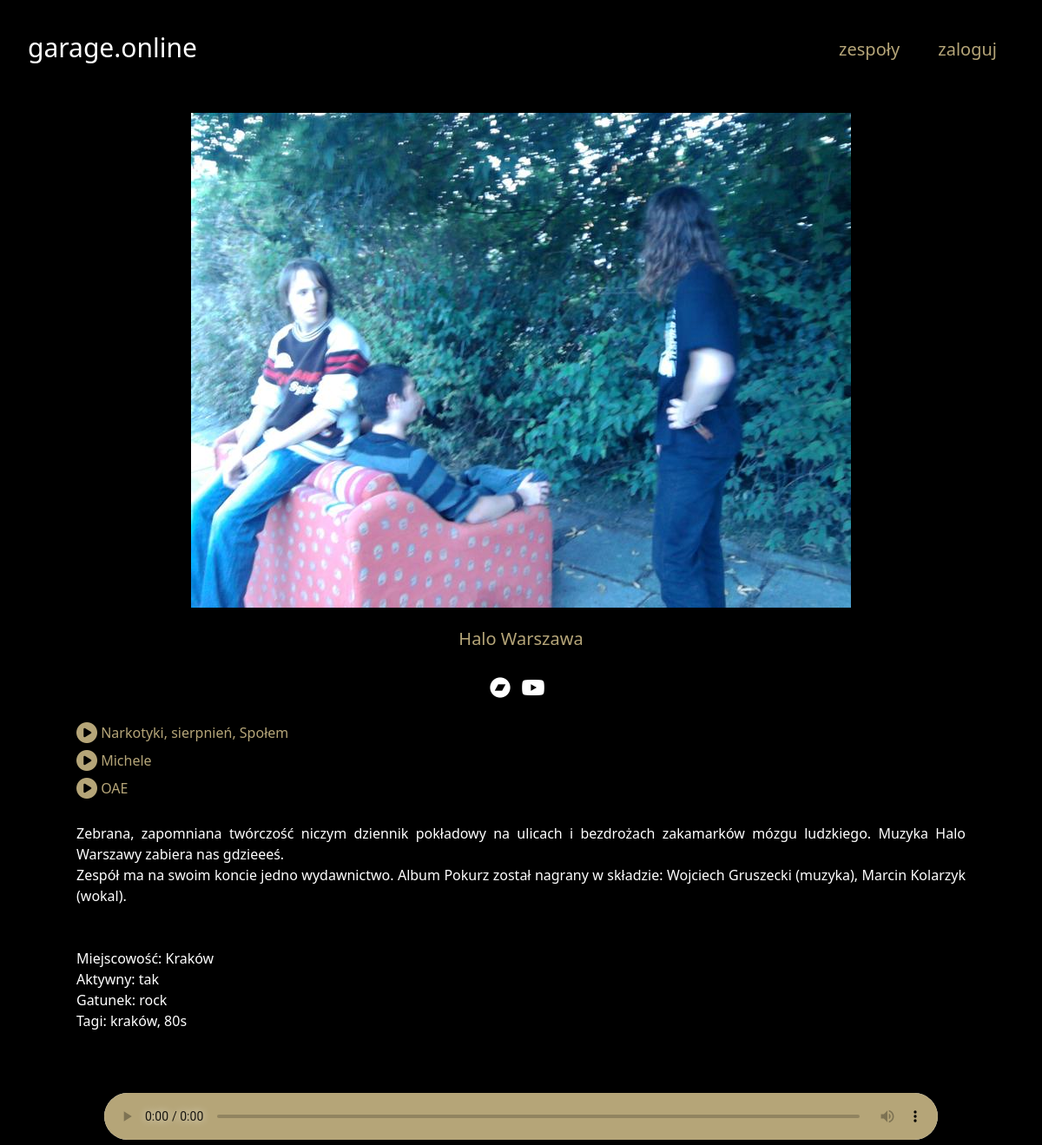
Screenshot of /band/8/Halo Warszawa with the database file from the repository.
### garage_online/models.py (models this page shows, shortened)
class Band(models.Model):
    name = models.CharField(max_length=100, null=False, blank=False)
    contact_email = models.EmailField(null=True, blank=True)
    show_contact_email = models.BooleanField(default=True)
    short_desc = models.TextField(max_length=150, null=False, blank=False)
    long_desc = models.TextField(null=False, blank=False)
    genre = models.PositiveSmallIntegerField(choices=choices.get_genres(), default=0)
    image = models.ImageField(upload_to='bands_photos', null=False, blank=False)
    country = models.CharField(max_length=2, choices=choices.get_countries(), default='PL')
    city = models.CharField(max_length=50, null=False, blank=False)
    is_active = models.BooleanField(default=True)
    tags = models.CharField(max_length=100, null=True, blank=True)
    add_2db_date = models.DateField(auto_now_add=True)
    user = models.ManyToManyField(User, related_name='bands')
    social_links = models.OneToOneField(SocialLink, on_delete=models.CASCADE, null=True, blank=True, default=None)

class Song(models.Model):
    title = models.CharField(max_length=100, null=False, blank=False)
    file = models.FileField(upload_to='songs', null=False, blank=False)
    has_lyrics = models.BooleanField(default=True)
    language = models.CharField(max_length=2, choices=choices.get_languages(), default='pl', null=True, blank=True)
    lyrics = models.TextField(null=True, blank=True)
    main_song = models.BooleanField(default=True)
    band = models.ForeignKey(Band, on_delete=models.CASCADE)

### garage_online/views.py (the view)
# urls.py: path('band/<int:id>/<str:name>', views.band_details, name='band_details'),
def band_details(request, id, name):
    band = get_object_or_404(Band, pk=id)
    songs = Song.objects.filter(band=band)
    links = SocialLink.objects.filter(band=band)
    return render(request, 'garage_online/band_details.html', {'band': band, 'songs': songs, 'links': links})

### garage_online/choices.py (called while the page is built)
def get_default_colors():
    primary_color = '#b5a578'
    text_color = '#ffffff'
    background_color = '#000000'
    background_medium_color = '#202020'
    background_light_color = '#505050'
    return [{
        'primary_color': primary_color,
        'text_color': text_color,
        'background_color': background_color,
        'background_medium_color': background_medium_color,
        'background_light_color': background_light_color
    }]

### garage_online/templatetags/poll_extras.py (called while the page is built)
@register.inclusion_tag('global_colors.html', takes_context=True)
def get_global_colors(context):
    if context.request.user.is_authenticated:
        global_colors = GlobalColorSet.objects.filter(user=context.request.user)
        if global_colors:
            pass
        else:
            global_colors = get_default_colors()
    else:
        global_colors = get_default_colors()
    return {'global_colors': global_colors}

### garage_online/templates/garage_online/band_details.html (shortened to what this page needs)
{% extends 'base.html' %}
{% block body %}
<div align="center">
    <div style="width: 64rem" align="left">
        <div class="card-body">
            <img src="/media/{{band.image}}" style="float: center;" class="band-photo" data-bs-toggle="modal" data-bs-target="#image{{band.id}}">
            <br>
            <h5 style="text-align: center; color: var(--primary-color);">{{ band.name }}</h5>
            <br>
            <div class="social-links" align="center">
                {% if band.social_links.bandcamp|length %}
                    <a href="{{ band.social_links.bandcamp }}" target="_blank" rel="noopener noreferrer"><i class="fa-brands fa-bandcamp fa-xl"></i></a>&nbsp;&nbsp;
                {% endif %}
                {% if band.social_links.youtube|length %}
                    <a href="{{ band.social_links.youtube }}" target="_blank" rel="noopener noreferrer"><i class="fa-brands fa-youtube fa-xl"></i></a>&nbsp;&nbsp;
                {% endif %}
            </div>
            <br>
            <div class="play-in-modal">
                {% for song in songs %}
                    {% if song.band.id == band.id %}
                        <i
                            class="fa-solid fa-circle-play fa-xl"
                            onclick="play('/media/{{ song.file }}')"
                            style="cursor: pointer;"
                        ></i> {{ song.title }}<br>
                    {% endif %}
                {% endfor %}
            </div>
            <br>
            <div class="band-info-text">{{ band.long_desc }}</div><br>
            <br>
            <div>
                Miejscowość: {{ band.city }}<br>
                Aktywny: {% if band.is_active %} tak {% else %} nie {% endif %}<br>
                Gatunek: {{ band.get_genre_display }}<br>
                {% if band.tags|length > 0 %}
                    Tagi: {{ band.tags }}<br>
                {% endif %}
                <br>
            </div>
        </div>
    </div>
</div>
<footer class="footer">
    <audio controls seekable controlsList="nodownload" class="player" style="width: 80%;" id="player">
        <source src="" type="audio/mpeg" id="playerSrc">
        <source src="" type="audio/ogg">
    </audio>
</footer>
{% endblock %}

### garage_online/static/garage_online.css (style rules this page uses)
:root { --primary-width: 300px; --medium-width: 450px; --large-width: 760px; --button-height-shift: 36px; }
body { padding: 2rem; background-color: var(--background-color); color: var(--text-color); margin-bottom: 75px; }
a { color: var(--primary-color); text-decoration: none; }
.fa-circle-play { right: 25px; }
.band-photo { display: block; width: var(--large-width); margin-left: auto; margin-right: auto; }
.footer { position: fixed; left: 0; bottom: 0; width: 100%; background-color: var(--background-color); color: white; text-align: center; }
.band-info-text { text-align: justify; text-justify: inter-word; white-space: pre-line; word-break: break-word; }
.social-links a { color: var(--text-color); }
.play-in-modal { color: var(--primary-color); line-height: 200%; }

### rows the page displays
Band: image (picture), name "Halo Warszawa", long_desc "Zebrana, zapomniana twórczość niczym dziennik pokładowy na ulicach i bezdrożach zakamarków mózgu ludzkiego. Muzyka Halo Warszawy zabiera nas gdzieeeś. Zespół ma na swoim koncie jedno wydawnictwo. Album Pokurz został nagrany w składzie: Wojciech Gruszecki (muzyka), Marcin Kolarzyk (wokal).", city "Kraków", genre "rock", tags "kraków, 80s"
Song: title "Narkotyki, sierpnień, Społem"
Song: title "Michele"
Song: title "OAE"
